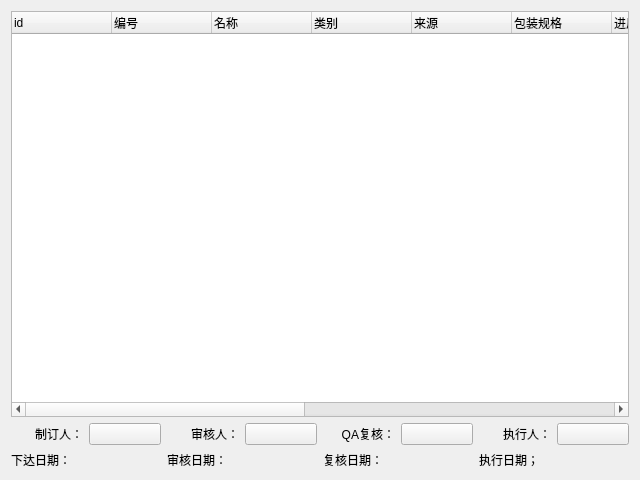
<?xml version="1.0" encoding="UTF-8"?>
<ui version="4.0">
 <class>Form</class>
 <widget class="QWidget" name="Form">
  <property name="geometry">
   <rect>
    <x>0</x>
    <y>0</y>
    <width>640</width>
    <height>480</height>
   </rect>
  </property>
  <property name="windowTitle">
   <string>Form</string>
  </property>
  <layout class="QGridLayout" name="gridLayout">
   <item row="1" column="0">
    <widget class="QLabel" name="label">
     <property name="text">
      <string>制订人：</string>
     </property>
     <property name="alignment">
      <set>Qt::AlignRight|Qt::AlignTrailing|Qt::AlignVCenter</set>
     </property>
    </widget>
   </item>
   <item row="1" column="4">
    <widget class="QLabel" name="label_3">
     <property name="text">
      <string>QA复核：</string>
     </property>
     <property name="alignment">
      <set>Qt::AlignRight|Qt::AlignTrailing|Qt::AlignVCenter</set>
     </property>
    </widget>
   </item>
   <item row="1" column="2">
    <widget class="QLabel" name="label_2">
     <property name="text">
      <string>审核人：</string>
     </property>
     <property name="alignment">
      <set>Qt::AlignRight|Qt::AlignTrailing|Qt::AlignVCenter</set>
     </property>
    </widget>
   </item>
   <item row="1" column="6">
    <widget class="QLabel" name="label_4">
     <property name="text">
      <string>执行人：</string>
     </property>
     <property name="alignment">
      <set>Qt::AlignRight|Qt::AlignTrailing|Qt::AlignVCenter</set>
     </property>
    </widget>
   </item>
   <item row="2" column="0">
    <widget class="QLabel" name="label_5">
     <property name="text">
      <string>下达日期：</string>
     </property>
    </widget>
   </item>
   <item row="2" column="4">
    <widget class="QLabel" name="label_7">
     <property name="text">
      <string>复核日期：</string>
     </property>
    </widget>
   </item>
   <item row="2" column="2">
    <widget class="QLabel" name="label_6">
     <property name="text">
      <string>审核日期：</string>
     </property>
    </widget>
   </item>
   <item row="2" column="1">
    <widget class="QLabel" name="label_draft_date">
     <property name="text">
      <string/>
     </property>
    </widget>
   </item>
   <item row="2" column="3">
    <widget class="QLabel" name="label_review_date">
     <property name="text">
      <string/>
     </property>
    </widget>
   </item>
   <item row="2" column="5">
    <widget class="QLabel" name="label_check_date">
     <property name="text">
      <string/>
     </property>
    </widget>
   </item>
   <item row="2" column="6">
    <widget class="QLabel" name="label_8">
     <property name="text">
      <string>执行日期；</string>
     </property>
    </widget>
   </item>
   <item row="2" column="7">
    <widget class="QLabel" name="label_exectu_date">
     <property name="text">
      <string/>
     </property>
    </widget>
   </item>
   <item row="0" column="0" colspan="8">
    <widget class="QTreeWidget" name="treeWidget_stufflist">
     <column>
      <property name="text">
       <string>id</string>
      </property>
     </column>
     <column>
      <property name="text">
       <string>编号</string>
      </property>
     </column>
     <column>
      <property name="text">
       <string>名称</string>
      </property>
     </column>
     <column>
      <property name="text">
       <string>类别</string>
      </property>
     </column>
     <column>
      <property name="text">
       <string>来源</string>
      </property>
     </column>
     <column>
      <property name="text">
       <string>包装规格</string>
      </property>
     </column>
     <column>
      <property name="text">
       <string>进厂批号</string>
      </property>
     </column>
     <column>
      <property name="text">
       <string>计划量</string>
      </property>
     </column>
     <column>
      <property name="text">
       <string>单位</string>
      </property>
     </column>
     <column>
      <property name="text">
       <string>含量</string>
      </property>
     </column>
     <column>
      <property name="text">
       <string>水分</string>
      </property>
     </column>
     <column>
      <property name="text">
       <string>杂质</string>
      </property>
     </column>
     <column>
      <property name="text">
       <string>相对密度</string>
      </property>
     </column>
    </widget>
   </item>
   <item row="1" column="1">
    <widget class="SignButton" name="pushButton_stufflist">
     <property name="text">
      <string/>
     </property>
    </widget>
   </item>
   <item row="1" column="3">
    <widget class="SignButton" name="pushButton_reviewer">
     <property name="text">
      <string/>
     </property>
    </widget>
   </item>
   <item row="1" column="5">
    <widget class="SignButton" name="pushButton_QAchecker">
     <property name="text">
      <string/>
     </property>
    </widget>
   </item>
   <item row="1" column="7">
    <widget class="SignButton" name="pushButton_executor">
     <property name="text">
      <string/>
     </property>
    </widget>
   </item>
  </layout>
 </widget>
 <customwidgets>
  <customwidget>
   <class>SignButton</class>
   <extends>QPushButton</extends>
   <header>lib.sign.signbutton.h</header>
  </customwidget>
 </customwidgets>
 <resources/>
 <connections/>
</ui>
